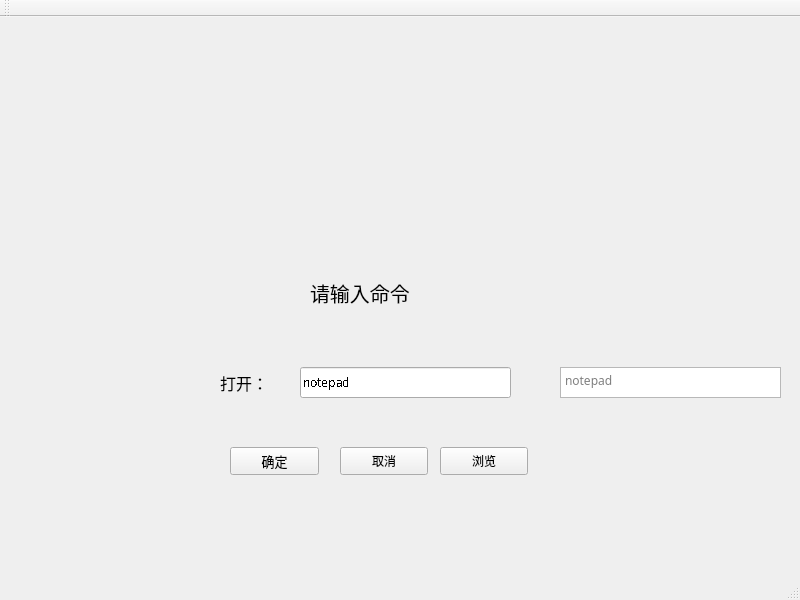
<?xml version="1.0" encoding="UTF-8"?>
<ui version="4.0">
 <class>MainWindow</class>
 <widget class="QMainWindow" name="MainWindow">
  <property name="geometry">
   <rect>
    <x>0</x>
    <y>0</y>
    <width>800</width>
    <height>600</height>
   </rect>
  </property>
  <property name="windowTitle">
   <string>MainWindow</string>
  </property>
  <widget class="QWidget" name="centralwidget">
   <widget class="QPushButton" name="pushButton_3">
    <property name="geometry">
     <rect>
      <x>230</x>
      <y>430</y>
      <width>89</width>
      <height>28</height>
     </rect>
    </property>
    <property name="font">
     <font>
      <pointsize>10</pointsize>
     </font>
    </property>
    <property name="focusPolicy">
     <enum>Qt::StrongFocus</enum>
    </property>
    <property name="layoutDirection">
     <enum>Qt::LeftToRight</enum>
    </property>
    <property name="text">
     <string>确定</string>
    </property>
   </widget>
   <widget class="QPushButton" name="pushButton_6">
    <property name="geometry">
     <rect>
      <x>340</x>
      <y>430</y>
      <width>88</width>
      <height>28</height>
     </rect>
    </property>
    <property name="text">
     <string>取消</string>
    </property>
   </widget>
   <widget class="QPushButton" name="pushButton_8">
    <property name="geometry">
     <rect>
      <x>440</x>
      <y>430</y>
      <width>88</width>
      <height>28</height>
     </rect>
    </property>
    <property name="text">
     <string>浏览</string>
    </property>
   </widget>
   <widget class="QLabel" name="label">
    <property name="geometry">
     <rect>
      <x>220</x>
      <y>350</y>
      <width>81</width>
      <height>31</height>
     </rect>
    </property>
    <property name="font">
     <font>
      <pointsize>12</pointsize>
     </font>
    </property>
    <property name="text">
     <string>打开：</string>
    </property>
   </widget>
   <widget class="QTextEdit" name="textEdit">
    <property name="geometry">
     <rect>
      <x>560</x>
      <y>350</y>
      <width>221</width>
      <height>31</height>
     </rect>
    </property>
    <property name="font">
     <font>
      <family>72</family>
     </font>
    </property>
    <property name="tabStopWidth">
     <number>78</number>
    </property>
    <property name="acceptRichText">
     <bool>true</bool>
    </property>
    <property name="placeholderText">
     <string>notepad</string>
    </property>
   </widget>
   <widget class="QLabel" name="label_2">
    <property name="geometry">
     <rect>
      <x>310</x>
      <y>260</y>
      <width>141</width>
      <height>31</height>
     </rect>
    </property>
    <property name="font">
     <font>
      <pointsize>15</pointsize>
     </font>
    </property>
    <property name="midLineWidth">
     <number>0</number>
    </property>
    <property name="text">
     <string>请输入命令</string>
    </property>
   </widget>
   <widget class="QLineEdit" name="cmdlineEdit">
    <property name="geometry">
     <rect>
      <x>300</x>
      <y>350</y>
      <width>211</width>
      <height>31</height>
     </rect>
    </property>
    <property name="font">
     <font>
      <family>72</family>
      <stylestrategy>NoAntialias</stylestrategy>
     </font>
    </property>
    <property name="mouseTracking">
     <bool>true</bool>
    </property>
    <property name="placeholderText">
     <string>notepad</string>
    </property>
   </widget>
  </widget>
  <widget class="QStatusBar" name="statusbar"/>
  <widget class="QToolBar" name="toolBar">
   <property name="windowTitle">
    <string>toolBar</string>
   </property>
   <attribute name="toolBarArea">
    <enum>TopToolBarArea</enum>
   </attribute>
   <attribute name="toolBarBreak">
    <bool>false</bool>
   </attribute>
  </widget>
  <action name="actDelete">
   <property name="text">
    <string>删除行</string>
   </property>
   <property name="toolTip">
    <string>删除行</string>
   </property>
   <property name="shortcut">
    <string>Ctrl+D</string>
   </property>
  </action>
 </widget>
 <resources/>
 <connections/>
</ui>
